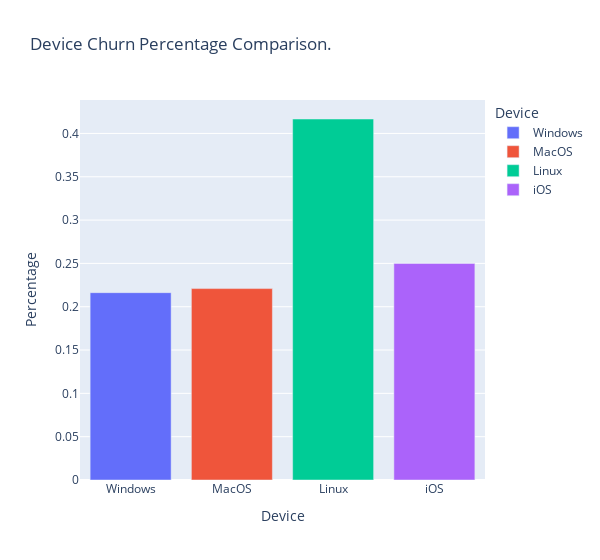

Notebook code for this chart:
### Code cell
# Plot
fig = px.bar(df_device_check,
             x='device',
             y='perc',
             width=600,
             title="Device Churn Percentage Comparison.".title(),
             labels={'device': 'Device', 'perc': 'Percentage'},
             color='device'
             )
fig.show()

# It seems that Linux user has a more churn perc. However, the instances of Linux is limited. Not sure is by chance or not, it will become more clear when we
# have more Linux user data. For the mini set, we will include into training anyway. (Note that there is a risk of over-fitting due to the few instances)
# Hypothesis: Users that using Linux version of the product is more likely to churn. Metric: is_linux

### Figure 1 — Plotly figure (JSON) as saved in the notebook; plotly's stock layout.template omitted (floating-point values rounded to 4 significant figures)
{"data": [{"alignmentgroup": "True", "hovertemplate": "Device=%{x}<br>Percentage=%{y}<extra></extra>", "legendgroup": "Windows", "marker": {"color": "#636efa", "pattern": {"shape": ""}}, "name": "Windows", "offsetgroup": "Windows", "orientation": "v", "showlegend": true, "textposition": "auto", "x": ["Windows"], "xaxis": "x", "y": [0.2162], "yaxis": "y", "type": "bar"}, {"alignmentgroup": "True", "hovertemplate": "Device=%{x}<br>Percentage=%{y}<extra></extra>", "legendgroup": "MacOS", "marker": {"color": "#EF553B", "pattern": {"shape": ""}}, "name": "MacOS", "offsetgroup": "MacOS", "orientation": "v", "showlegend": true, "textposition": "auto", "x": ["MacOS"], "xaxis": "x", "y": [0.2209], "yaxis": "y", "type": "bar"}, {"alignmentgroup": "True", "hovertemplate": "Device=%{x}<br>Percentage=%{y}<extra></extra>", "legendgroup": "Linux", "marker": {"color": "#00cc96", "pattern": {"shape": ""}}, "name": "Linux", "offsetgroup": "Linux", "orientation": "v", "showlegend": true, "textposition": "auto", "x": ["Linux"], "xaxis": "x", "y": [0.4167], "yaxis": "y", "type": "bar"}, {"alignmentgroup": "True", "hovertemplate": "Device=%{x}<br>Percentage=%{y}<extra></extra>", "legendgroup": "iOS", "marker": {"color": "#ab63fa", "pattern": {"shape": ""}}, "name": "iOS", "offsetgroup": "iOS", "orientation": "v", "showlegend": true, "textposition": "auto", "x": ["iOS"], "xaxis": "x", "y": [0.25], "yaxis": "y", "type": "bar"}], "layout": {"xaxis": {"anchor": "y", "domain": [0.0, 1.0], "title": {"text": "Device"}, "categoryorder": "array", "categoryarray": ["Windows", "MacOS", "Linux", "iOS"]}, "yaxis": {"anchor": "x", "domain": [0.0, 1.0], "title": {"text": "Percentage"}}, "legend": {"title": {"text": "Device"}, "tracegroupgap": 0}, "title": {"text": "Device Churn Percentage Comparison."}, "barmode": "relative", "width": 600}}
